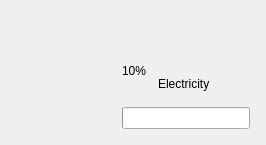
            <widget class="CardWidget" name="CardWidget_2">
             <property name="borderRadius">
              <number>30</number>
             </property>
             <layout class="QHBoxLayout" name="horizontalLayout_37">
              <item>
               <layout class="QHBoxLayout" name="horizontalLayout_34">
                <item>
                 <spacer name="horizontalSpacer_60">
                  <property name="orientation">
                   <enum>Qt::Horizontal</enum>
                  </property>
                  <property name="sizeType">
                   <enum>QSizePolicy::Fixed</enum>
                  </property>
                  <property name="sizeHint" stdset="0">
                   <size>
                    <width>5</width>
                    <height>20</height>
                   </size>
                  </property>
                 </spacer>
                </item>
                <item>
                 <layout class="QHBoxLayout" name="horizontalLayout_33">
                  <item>
                   <widget class="CardWidget" name="SpeedCardWidget_2">
                    <property name="sizePolicy">
                     <sizepolicy hsizetype="Expanding" vsizetype="Expanding">
                      <horstretch>0</horstretch>
                      <verstretch>0</verstretch>
                     </sizepolicy>
                    </property>
                    <property name="minimumSize">
                     <size>
                      <width>100</width>
                      <height>100</height>
                     </size>
                    </property>
                    <property name="maximumSize">
                     <size>
                      <width>100</width>
                      <height>100</height>
                     </size>
                    </property>
                    <property name="borderRadius">
                     <number>25</number>
                    </property>
                    <layout class="QHBoxLayout" name="horizontalLayout_35">
                     <item>
                      <layout class="QHBoxLayout" name="horizontalLayout_36">
                       <item>
                        <spacer name="horizontalSpacer_58">
                         <property name="orientation">
                          <enum>Qt::Horizontal</enum>
                         </property>
                         <property name="sizeHint" stdset="0">
                          <size>
                           <width>40</width>
                           <height>20</height>
                          </size>
                         </property>
                        </spacer>
                       </item>
                       <item>
                        <layout class="QVBoxLayout" name="verticalLayout_14">
                         <item>
                          <spacer name="verticalSpacer_24">
                           <property name="orientation">
                            <enum>Qt::Vertical</enum>
                           </property>
                           <property name="sizeHint" stdset="0">
                            <size>
                             <width>20</width>
                             <height>40</height>
                            </size>
                           </property>
                          </spacer>
                         </item>
                         <item>
                          <widget class="IconWidget" name="BatteryIconWidget">
                           <property name="sizePolicy">
                            <sizepolicy hsizetype="Fixed" vsizetype="Fixed">
                             <horstretch>0</horstretch>
                             <verstretch>0</verstretch>
                            </sizepolicy>
                           </property>
                           <property name="minimumSize">
                            <size>
                             <width>40</width>
                             <height>40</height>
                            </size>
                           </property>
                           <property name="fluentIcon">
                            <number>59</number>
                           </property>
                          </widget>
                         </item>
                         <item>
                          <spacer name="verticalSpacer_25">
                           <property name="orientation">
                            <enum>Qt::Vertical</enum>
                           </property>
                           <property name="sizeHint" stdset="0">
                            <size>
                             <width>20</width>
                             <height>40</height>
                            </size>
                           </property>
                          </spacer>
                         </item>
                        </layout>
                       </item>
                       <item>
                        <spacer name="horizontalSpacer_59">
                         <property name="orientation">
                          <enum>Qt::Horizontal</enum>
                         </property>
                         <property name="sizeHint" stdset="0">
                          <size>
                           <width>40</width>
                           <height>20</height>
                          </size>
                         </property>
                        </spacer>
                       </item>
                      </layout>
                     </item>
                    </layout>
                   </widget>
                  </item>
                  <item>
                   <layout class="QVBoxLayout" name="verticalLayout_16">
                    <item>
                     <layout class="QVBoxLayout" name="verticalLayout_15">
                      <item>
                       <layout class="QHBoxLayout" name="horizontalLayout_32">
                        <item>
                         <layout class="QVBoxLayout" name="verticalLayout_18">
                          <item>
                           <spacer name="verticalSpacer_29">
                            <property name="orientation">
                             <enum>Qt::Vertical</enum>
                            </property>
                            <property name="sizeHint" stdset="0">
                             <size>
                              <width>20</width>
                              <height>40</height>
                             </size>
                            </property>
                           </spacer>
                          </item>
                          <item>
                           <widget class="TitleLabel" name="BatteryTitleLabel">
                            <property name="sizePolicy">
                             <sizepolicy hsizetype="Fixed" vsizetype="Fixed">
                              <horstretch>0</horstretch>
                              <verstretch>0</verstretch>
                             </sizepolicy>
                            </property>
                            <property name="minimumSize">
                             <size>
                              <width>30</width>
                              <height>40</height>
                             </size>
                            </property>
                            <property name="text">
                             <string>10%</string>
                            </property>
                            <property name="pixelFontSize" stdset="0">
                             <number>40</number>
                            </property>
                           </widget>
                          </item>
                          <item>
                           <spacer name="verticalSpacer_30">
                            <property name="orientation">
                             <enum>Qt::Vertical</enum>
                            </property>
                            <property name="sizeType">
                             <enum>QSizePolicy::Fixed</enum>
                            </property>
                            <property name="sizeHint" stdset="0">
                             <size>
                              <width>20</width>
                              <height>10</height>
                             </size>
                            </property>
                           </spacer>
                          </item>
                         </layout>
                        </item>
                        <item>
                         <layout class="QVBoxLayout" name="verticalLayout_17">
                          <item>
                           <spacer name="verticalSpacer_28">
                            <property name="orientation">
                             <enum>Qt::Vertical</enum>
                            </property>
                            <property name="sizeHint" stdset="0">
                             <size>
                              <width>20</width>
                              <height>40</height>
                             </size>
                            </property>
                           </spacer>
                          </item>
                          <item>
                           <widget class="StrongBodyLabel" name="BatteryStrongBodyLabel">
                            <property name="sizePolicy">
                             <sizepolicy hsizetype="Fixed" vsizetype="Fixed">
                              <horstretch>0</horstretch>
                              <verstretch>0</verstretch>
                             </sizepolicy>
                            </property>
                            <property name="text">
                             <string>Electricity</string>
                            </property>
                            <property name="pixelFontSize" stdset="0">
                             <number>18</number>
                            </property>
                           </widget>
                          </item>
                          <item>
                           <spacer name="verticalSpacer_27">
                            <property name="orientation">
                             <enum>Qt::Vertical</enum>
                            </property>
                            <property name="sizeType">
                             <enum>QSizePolicy::Fixed</enum>
                            </property>
                            <property name="sizeHint" stdset="0">
                             <size>
                              <width>20</width>
                              <height>10</height>
                             </size>
                            </property>
                           </spacer>
                          </item>
                         </layout>
                        </item>
                        <item>
                         <spacer name="horizontalSpacer_57">
                          <property name="orientation">
                           <enum>Qt::Horizontal</enum>
                          </property>
                          <property name="sizeHint" stdset="0">
                           <size>
                            <width>40</width>
                            <height>20</height>
                           </size>
                          </property>
                         </spacer>
                        </item>
                       </layout>
                      </item>
                      <item>
                       <widget class="ProgressBar" name="ProgressBar">
                        <property name="sizePolicy">
                         <sizepolicy hsizetype="Expanding" vsizetype="Fixed">
                          <horstretch>0</horstretch>
                          <verstretch>0</verstretch>
                         </sizepolicy>
                        </property>
                        <property name="minimumSize">
                         <size>
                          <width>0</width>
                          <height>10</height>
                         </size>
                        </property>
                        <property name="baseSize">
                         <size>
                          <width>0</width>
                          <height>4</height>
                         </size>
                        </property>
                        <property name="textVisible">
                         <bool>true</bool>
                        </property>
                        <property name="invertedAppearance">
                         <bool>false</bool>
                        </property>
                        <property name="useAni">
                         <bool>false</bool>
                        </property>
                        <property name="val">
                         <double>0.000000000000000</double>
                        </property>
                       </widget>
                      </item>
                      <item>
                       <spacer name="verticalSpacer_26">
                        <property name="orientation">
                         <enum>Qt::Vertical</enum>
                        </property>
                        <property name="sizeType">
                         <enum>QSizePolicy::Fixed</enum>
                        </property>
                        <property name="sizeHint" stdset="0">
                         <size>
                          <width>20</width>
                          <height>5</height>
                         </size>
                        </property>
                       </spacer>
                      </item>
                     </layout>
                    </item>
                   </layout>
                  </item>
                 </layout>
                </item>
               </layout>
              </item>
              <item>
               <spacer name="horizontalSpacer_61">
                <property name="orientation">
                 <enum>Qt::Horizontal</enum>
                </property>
                <property name="sizeType">
                 <enum>QSizePolicy::Fixed</enum>
                </property>
                <property name="sizeHint" stdset="0">
                 <size>
                  <width>5</width>
                  <height>20</height>
                 </size>
                </property>
               </spacer>
              </item>
             </layout>
            </widget>
